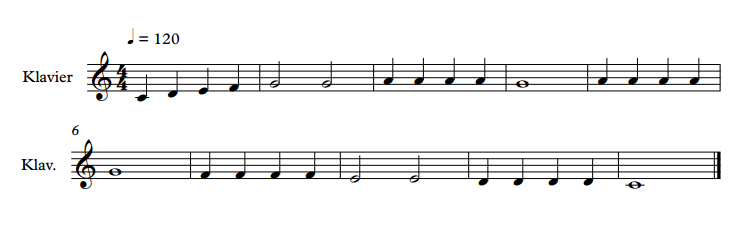
#> input picture entchen.png, 756 x 233 px
$ python -i houghlines.py   (imports and definitions only)
#> lines starting #> are read from the running program, lines starting #| are printed output that depends on the picture; after the words box and inside, x2 and y2 are one past the last pixel; in counts of white or black regions, pixels touching at a corner belong together
import cv2
import numpy as np
import matplotlib.pyplot as plt
from collections import Counter
from math import degrees, atan2

# [209 lines left out: functions plot, find_horizontal_lines, find_staff_lines, plot_edges, plot_stafflines, get_avg_staff_height and 9 more, not called in this run]

def delete_horizontal_lines(img):
    bw = cv2.adaptiveThreshold(img, 255, cv2.ADAPTIVE_THRESH_GAUSSIAN_C, cv2.THRESH_BINARY, 15, -2)
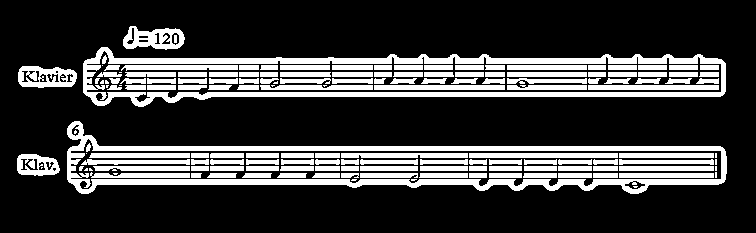
#> bw: shape (233, 756); 23.6% white; 152 white regions (23 under 20 px), largest, box (x1, y1, x2, y2) and area: (67, 121, 727, 194) 8310, (83, 47, 726, 107) 8000, (123, 26, 185, 50) 884
    blur = cv2.GaussianBlur(bw, (3, 3), 0)
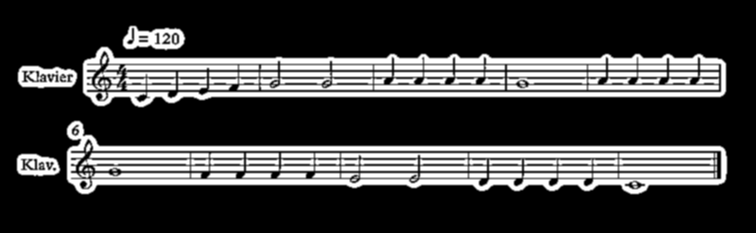
#> blur: shape (233, 756); min 0, max 255, mean 60.3
    # opening = np.copy(img)
    # kernel = np.ones((5, 5), np.uint8)
    # opening = cv2.morphologyEx(opening, cv2.MORPH_GRADIENT, kernel)
    # TODO erode relative to avg staff line height
    vertical = np.copy(blur)
    kernel = np.ones((3, 1), np.uint8)
    vertical = cv2.erode(vertical, kernel)
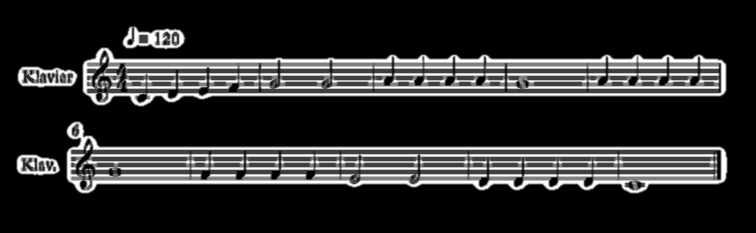
#> vertical: shape (233, 756); min 0, max 255, mean 43.3
    kernel = np.ones((3, 2), np.uint8)
    vertical = cv2.dilate(vertical, kernel)
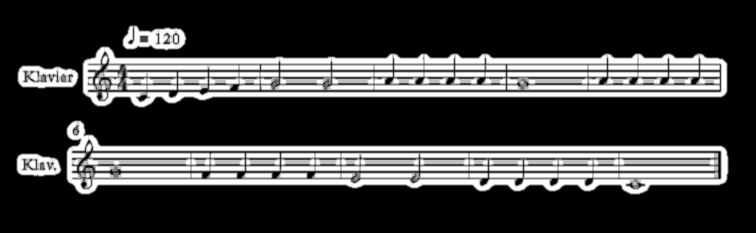
#> vertical: shape (233, 756); min 0, max 255, mean 61.2
    return vertical

# [56 lines left out: function get_row_info, not called in this run]


#
# img = cv2.imread('data/Testdata/Entchen_rotated_big.jpg', cv2.IMREAD_GRAYSCALE)
#
# rot_angle = get_img_rotation(img)  # counter clockwise
# img = rotate_img(img, rot_angle)
# # img = cv2.imread('data/Testdata/Entchen.jpg', cv2.IMREAD_GRAYSCALE)
#
# himg = extract_horizontal_lines(img)
# staffLines = find_horizontal_lines(himg)
# # for yIntercept in lines:
# #     yIntercept = int(yIntercept + .5)
# #     plt.plot((0, 1000), (yIntercept, yIntercept), 'r-', linewidth=1)
# # plot(horizontal)
#
#
# # staffLines = find_staff_lines(lines)
#
# staffLines = internal_transform_staff_lines(staffLines)
# rowCoords = get_row_coords(staffLines)
# print("Found %d rows" % len(rowCoords))
# # img = delete_all_stafflines(img, staffLines)
#
# #     plt.plot((0, 1000), (staffTop, staffTop), 'r--', linewidth=1)
# #     plt.plot((0, 1000), (staffMiddle, staffTop), 'g-', linewidth=1)
# #     plt.plot((0, 1000), (staffBottom, staffBottom), 'r--', linewidth=1)
# #
# #
# info = get_row_info(img, rowCoords)
# print(info)
#

# img = cv2.bitwise_not(img)
# cimg = cv2.cvtColor(img, cv2.COLOR_GRAY2BGR)
# circles = cv2.HoughCircles(cv2.bitwise_not(blur), cv2.HOUGH_GRADIENT, 1, 10, param1=350, param2=10, minRadius=0, maxRadius=10)
# for i in circles[0,:]:
#     # draw the outer circle
#     cv2.circle(cimg,(i[0],i[1]),i[2],(0,255,0),2)
#     # draw the center of the circle
#     cv2.circle(cimg,(i[0],i[1]),1,(0,0,255),3)
#
# cv2.imshow('detected circles', cimg)
# cv2.waitKey(0)
# cv2.destroyAllWindows()

>>> import cv2
>>> picture = cv2.imread('entchen.png', cv2.IMREAD_GRAYSCALE)
>>> result = delete_horizontal_lines(picture)
